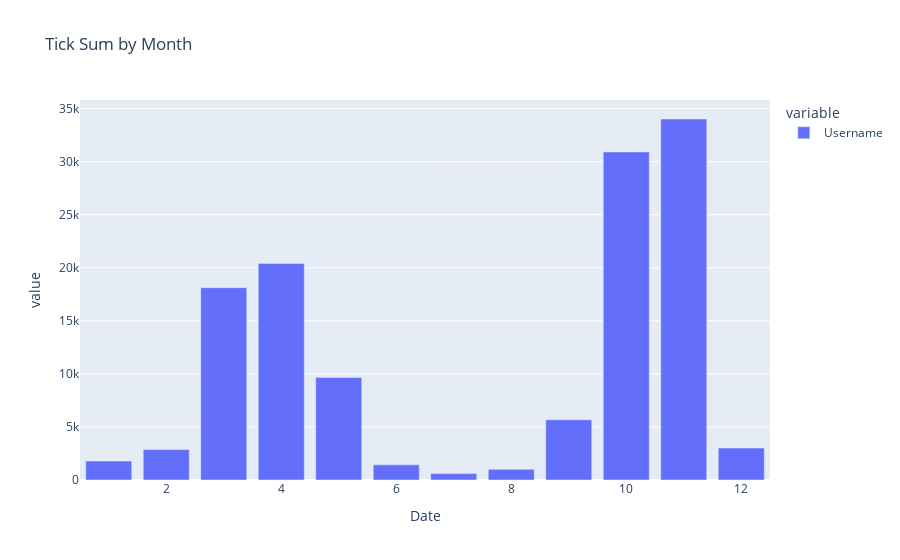

Source (notebook cell):
### Code cell
tick_sum_by_month = df_super_tick_list.groupby(df_super_tick_list['Date'].dt.month)['Username'].count()
px.bar(tick_sum_by_month, title='Tick Sum by Month')

### Figure 1 — Plotly figure (JSON) as saved in the notebook; plotly's stock layout.template omitted (floating-point values rounded to 4 significant figures)
{"data": [{"alignmentgroup": "True", "hovertemplate": "variable=Username<br>Date=%{x}<br>value=%{y}<extra></extra>", "legendgroup": "Username", "marker": {"color": "#636efa", "pattern": {"shape": ""}}, "name": "Username", "offsetgroup": "Username", "orientation": "v", "showlegend": true, "textposition": "auto", "type": "bar", "x": [1, 2, 3, 4, 5, 6, 7, 8, 9, 10, 11, 12], "xaxis": "x", "y": [1788, 2877, 18127, 20411, 9667, 1427, 603, 1004, 5681, 30915, 34022, 3011], "yaxis": "y"}], "layout": {"barmode": "relative", "legend": {"title": {"text": "variable"}, "tracegroupgap": 0}, "title": {"text": "Tick Sum by Month"}, "xaxis": {"anchor": "y", "domain": [0, 1], "title": {"text": "Date"}}, "yaxis": {"anchor": "x", "domain": [0, 1], "title": {"text": "value"}}}}
